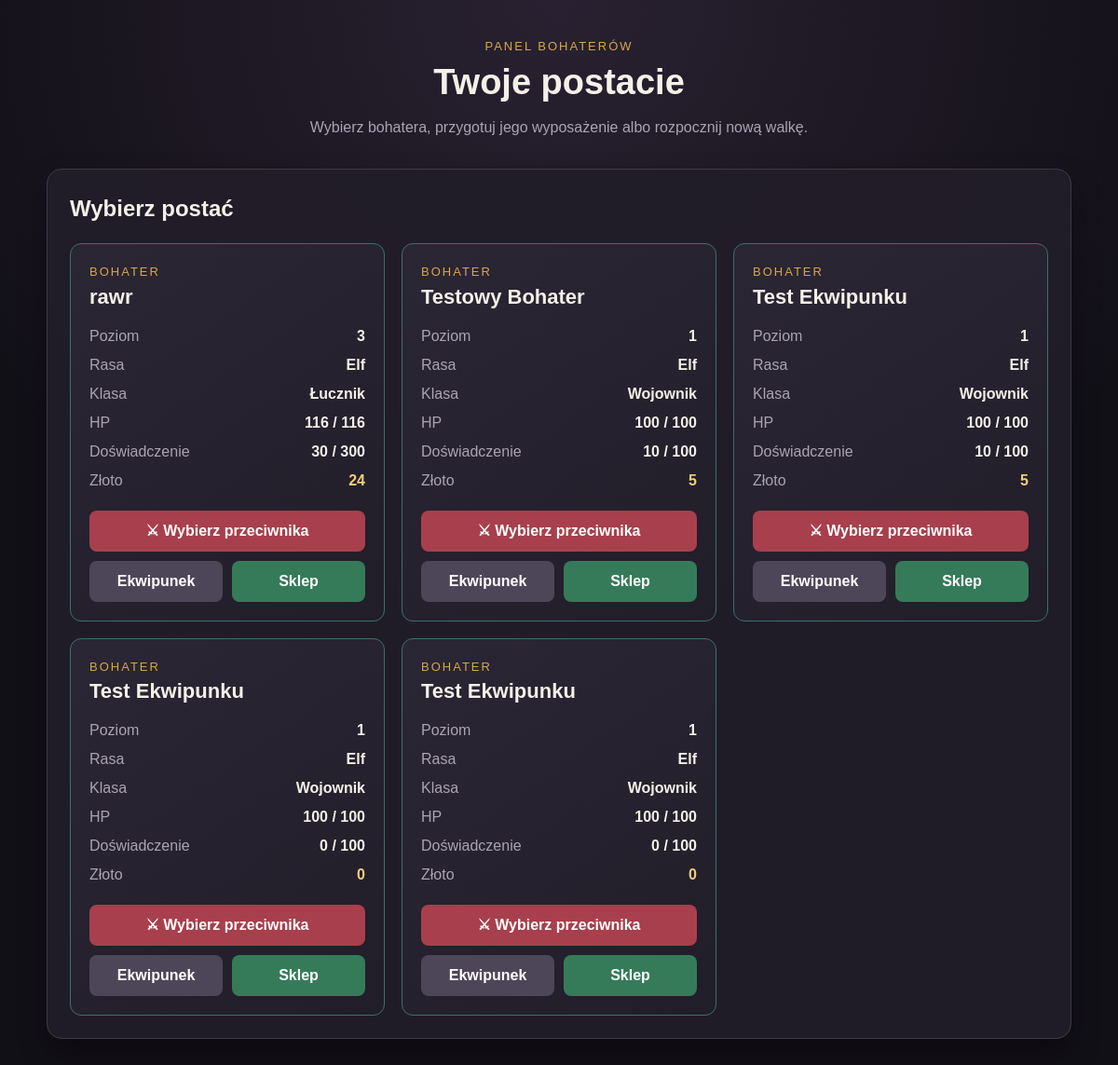
The app's page /game/, older data.
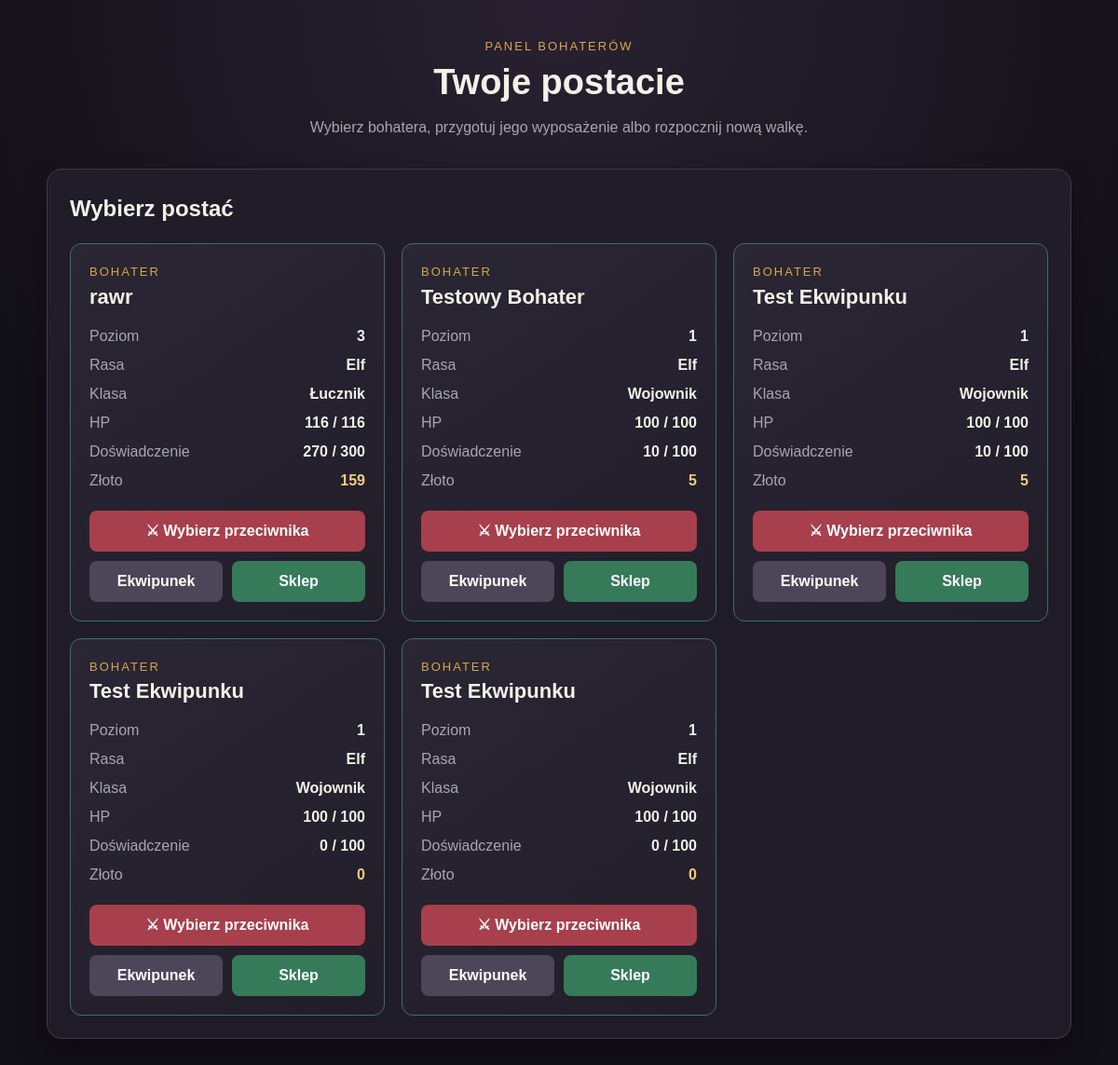
The same page, newer data.
### game/models/character.py (models this page shows, shortened)
class Character(models.Model):
    owner = models.ForeignKey(User, on_delete=models.CASCADE, verbose_name=_("Właściciel"))
    name = models.CharField(_("Nazwa"), max_length=50)
    race = models.ForeignKey(
        "Race",
        on_delete=models.PROTECT,
        verbose_name=_("Rasa")
    )
    character_class = models.ForeignKey(
        "CharacterClass",
        on_delete=models.PROTECT,
        verbose_name=_("Klasa postaci")
    )
    level = models.IntegerField(_("Poziom"), default=1)
    experience = models.IntegerField(_("Doświadczenie"), default=0)
    max_hp = models.IntegerField(_("Maksymalne HP"), default=100)
    current_hp = models.IntegerField(_("Aktualne HP"), default=100)
    max_mana = models.IntegerField(_("Maksymalna mana"), default=0)
    current_mana = models.IntegerField(_("Aktualna mana"), default=0)
    strength = models.IntegerField(_("Siła"), default=10)
    agility = models.IntegerField(_("Zręczność"), default=10)
    intelligence = models.IntegerField(_("Inteligencja"), default=10)
    gold = models.IntegerField(_("Złoto"), default=0)
    def get_xp_to_next_level(self):
        return self.level * 100

class Race(models.Model):
    name = models.CharField(_("Nazwa"), max_length=50)
    description = models.TextField(_("Opis"), blank=True)
    hp_bonus = models.IntegerField(_("Bonus do HP"), default=0)
    mana_bonus = models.IntegerField(_("Bonus do many"), default=0)
    strength_bonus = models.IntegerField(_("Bonus do siły"), default=0)
    agility_bonus = models.IntegerField(_("Bonus do zręczności"), default=0)
    intelligence_bonus = models.IntegerField(_("Bonus do inteligencji"), default=0)

class CharacterClass(models.Model):
    name = models.CharField(_("Nazwa"), max_length=50, unique=True)
    description = models.TextField(_("Opis"), blank=True)
    base_hp = models.IntegerField(_("Bazowe HP"))
    base_mana = models.IntegerField(_("Bazowa mana"))
    base_strength = models.IntegerField(_("Siła bazowa"))
    base_agility = models.IntegerField(_("Zręczność bazowa"))
    base_intelligence = models.IntegerField(_("Inteligencja bazowa"))
    hp_growth = models.FloatField(_("Przyrost HP"))
    mana_growth = models.FloatField(_("Przyrost many"))
    strength_growth = models.FloatField(_("Przyrost siły"))
    agility_growth = models.FloatField(_("Przyrost zręczności"))
    intelligence_growth = models.FloatField(_("Przyrost inteligencji"))
    starting_weapon = models.ForeignKey(
        Item,
        on_delete=models.SET_NULL,
        null=True,
        blank=True,
        verbose_name=_("Broń startowa")
    )

### game/views.py (the view)
# urls.py: path("", views.character_list, name="character_list"),
def character_list(request):
    characters = Character.objects.all()
    enemies = Enemy.objects.all()
    return render(request, "game/character_list.html", {
        "characters": characters,
        "enemies": enemies,
    })

### game/templates/game/character_list.html (shortened to what this page needs)
<!DOCTYPE html>
{% load static %}
<html lang="pl">
<head>
    <link
        rel="stylesheet"
        href="{% static 'game/css/common.css' %}"
    >
    <link
        rel="stylesheet"
        href="{% static 'game/css/characters.css' %}"
    >
</head>
<body>
<main class="page-container">
    <header class="page-header">
        <p class="page-label">Panel bohaterów</p>
        <h1>Twoje postacie</h1>
        <p class="page-subtitle">
            Wybierz bohatera, przygotuj jego wyposażenie
            albo rozpocznij nową walkę.
        </p>
    </header>
    <section class="panel">
        <h2>Wybierz postać</h2>
        <div class="card-grid">
            {% for character in characters %}
                <article class="card character-card">
                    <p class="card-label">Bohater</p>
                    <h3>{{ character.name }}</h3>
                    <ul class="information-list">
                        <li class="information-row">
                            <span>Poziom</span>
                            <strong>{{ character.level }}</strong>
                        </li>
                        <li class="information-row">
                            <span>Rasa</span>
                            <strong>{{ character.race.name }}</strong>
                        </li>
                        <li class="information-row">
                            <span>Klasa</span>
                            <strong>
                                {{ character.character_class.name }}
                            </strong>
                        </li>
                        <li class="information-row">
                            <span>HP</span>
                            <strong>
                                {{ character.current_hp }}
                                / {{ character.max_hp }}
                            </strong>
                        </li>
                        <li class="information-row">
                            <span>Doświadczenie</span>
                            <strong>
                                {{ character.experience }}
                                / {{ character.get_xp_to_next_level }}
                            </strong>
                        </li>
                        <li class="information-row">
                            <span>Złoto</span>
                            <strong class="gold-value">
                                {{ character.gold }}
                            </strong>
                        </li>
                    </ul>
                    <div class="character-actions">
                        <a
                            class="button button-primary battle-button"
                            href="{% url 'game:battle_setup' character.id %}"
                        >
                            ⚔ Wybierz przeciwnika
                        </a>
                        <div class="button-row secondary-actions">
                            <a
                                class="button button-secondary"
                                href="{% url 'game:equipment_detail' character.id %}"
                            >
                                Ekwipunek
                            </a>
                            <a
                                class="button button-success"
                                href="{% url 'game:shop_detail' character.id %}"
                            >
                                Sklep
                            </a>
                        </div>
                    </div>
                </article>
            {% empty %}
                <p class="empty-message">
                    Nie utworzono jeszcze żadnej postaci.
                </p>
            {% endfor %}
        </div>
    </section>
</main>
</body>
</html>

Row changes from the older to the newer data that the page shows:
changed Character "rawr": experience "30" → "270"; gold "24" → "159"
